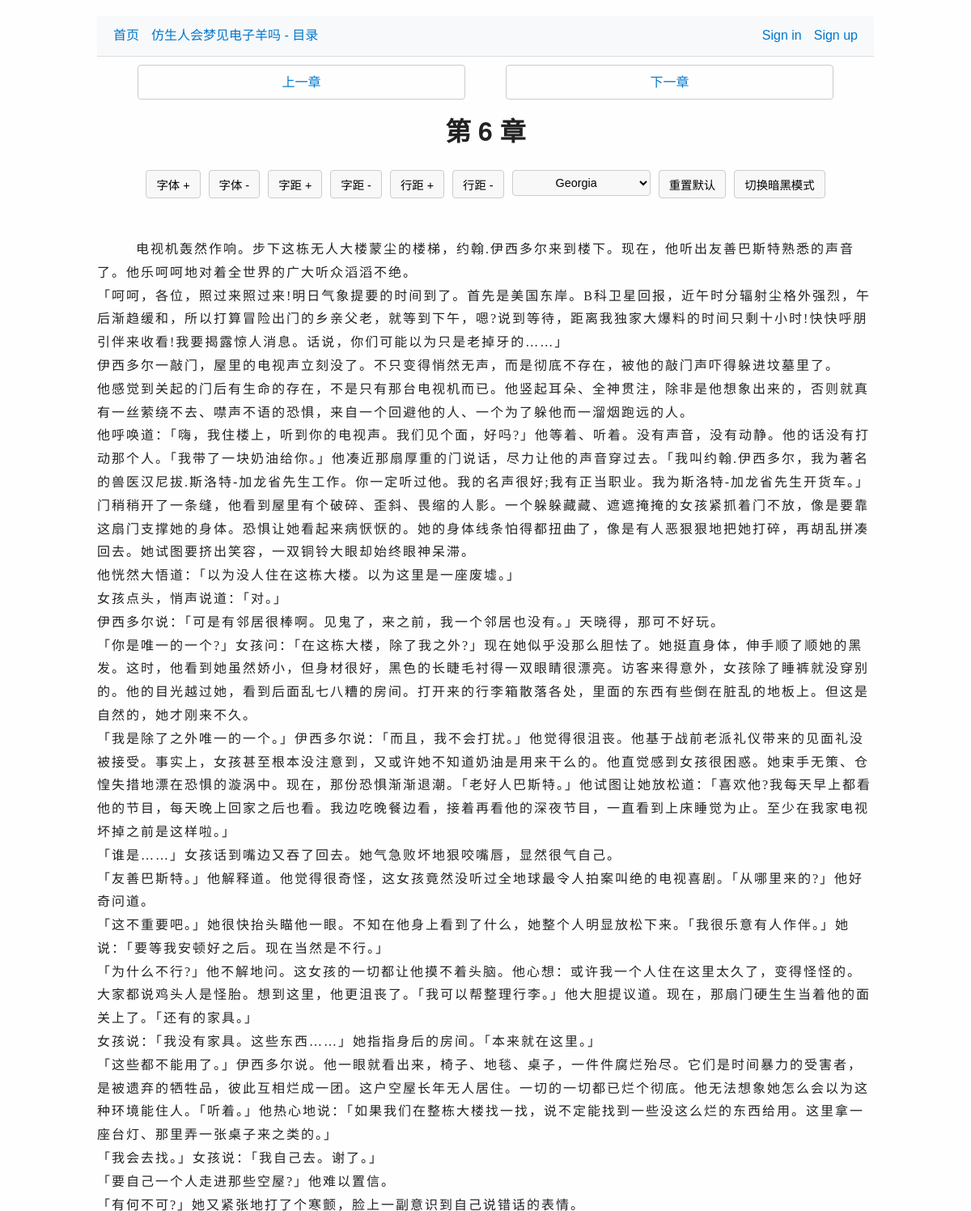
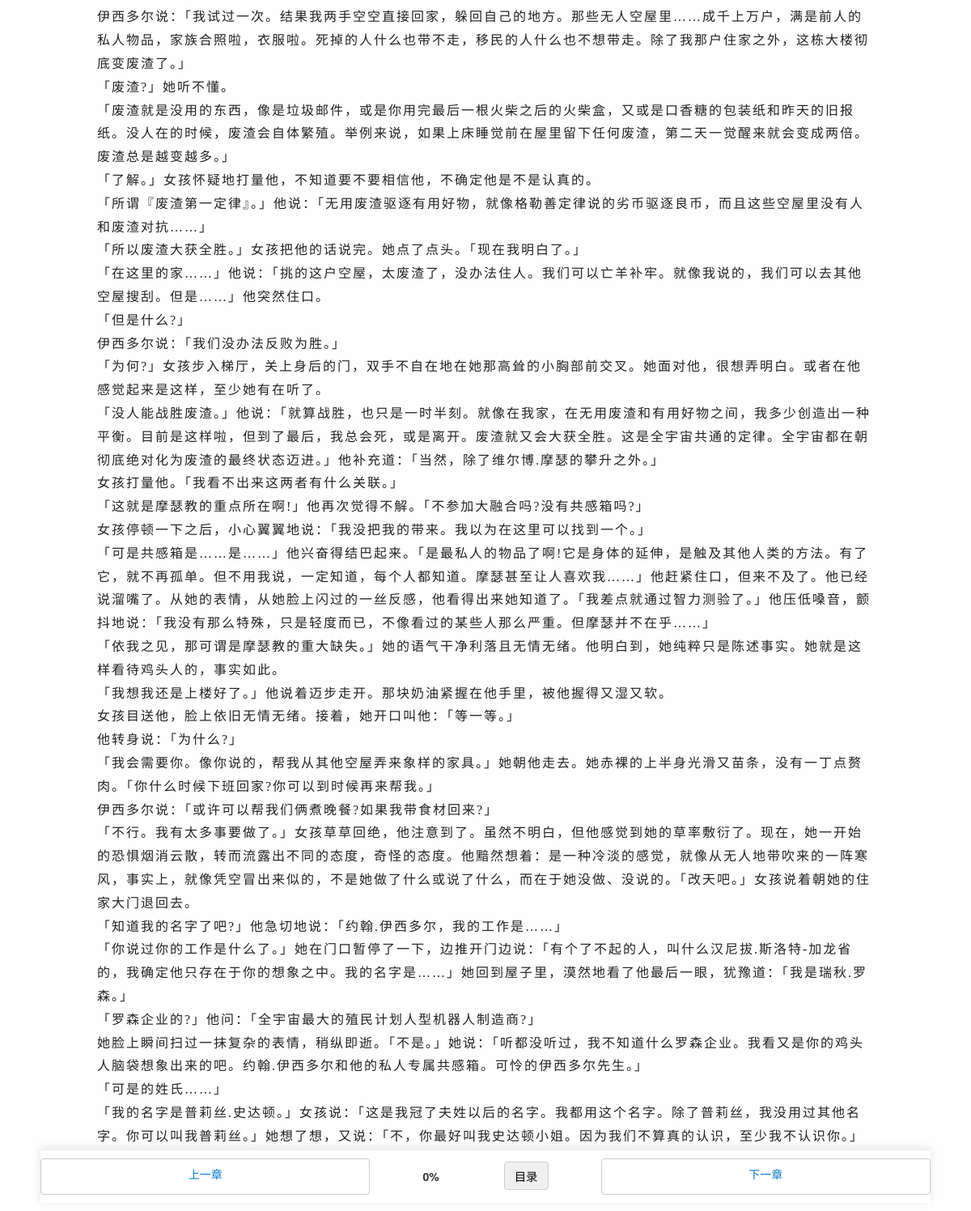
Screenshot of /book_chapter/89/ with the database file from the repository (2 pictures, top to bottom).
### tables this page shows
CREATE TABLE t_book
(
    id               INTEGER PRIMARY KEY AUTOINCREMENT,
    title            TEXT,
    description      TEXT,
    publish_date     TEXT,
    cover_image_path TEXT,
    create_datetime  TEXT,
    update_datetime  TEXT
);

CREATE TABLE t_book_chapter
(
    id              INTEGER PRIMARY KEY AUTOINCREMENT,
    book_id         INTEGER,
    chapter         INTEGER,
    chapter_title   TEXT,
    content         TEXT,
    prev_id         INTEGER,
    next_id         INTEGER,
    order_index     INTEGER,
    content_hash    TEXT
);

### uv-web-demo/route/book.py (the view)
@book_bp.get('/book_chapter/<int:chapter_id>/')
def book_chapter(chapter_id):
    chapter = DB.query(
        """
        SELECT a.*,
               b.title as book_title
        FROM t_book_chapter as a
                 LEFT JOIN t_book as b ON a.book_id = b.id
        WHERE a.id = ?
        """, [chapter_id])[0]
    app_logger.debug(f'chapter: {chapter}')
    book_chapters = DB.query(
        "SELECT id, chapter, chapter_title FROM t_book_chapter where book_id = ? ORDER BY order_index", (chapter.get('book_id'),))
    return render_template('read.html', chapter=chapter, book_chapters=book_chapters)

### uv-web-demo/db.py (called while the page is built)
    @staticmethod
    def get_connection():
        conn = sqlite3.connect(DB_PATH)
        conn.row_factory = sqlite3.Row
        return conn

    @staticmethod
    def query(sql, params=None):
        conn = DB.get_connection()
        cur = conn.cursor()
        try:
            cur.execute(sql, params or [])
            rows = cur.fetchall()
            return [dict(row) for row in rows]
        finally:
            conn.close()

### uv-web-demo/templates/read.html (shortened to what this page needs)
{% extends "base.html" %}
{% block content %}
    <nav class="navbar">
        <div class="nav-left">
            <a href="/">首页</a>
            <a href="/book_table/{{ chapter.book_id }}">{{ chapter.book_title }} - 目录</a>
        </div>
        <div class="nav-right">
            {% if session.get('user') %}
                <div class="dropdown">
                    <span class="username">Hi, {{ session['user']['username'] }} ▼</span>
                    <div class="dropdown-content">
                        <a href="/dashboard">Dashboard</a>
                        <a href="/logout">Logout</a>
                    </div>
                </div>
            {% else %}
                <a href="/login">Sign in</a>
                <a href="/register">Sign up</a>
            {% endif %}
        </div>
    </nav>
    <div class="chapter-nav">
        {% if chapter.prev_id %}
            <a href="/book_chapter/{{ chapter.prev_id }}" onclick="clearCurrentScroll(); return true;">上一章</a>
        {% else %}
            <a class="disabled">上一章</a>
        {% endif %}
        {% if chapter.next_id %}
            <a href="/book_chapter/{{ chapter.next_id }}" onclick="clearCurrentScroll(); return true;">下一章</a>
        {% else %}
            <a class="disabled">下一章</a>
        {% endif %}
    </div>
    <h1>
        {% if chapter.chapter and chapter.chapter_title %}
            第 {{ chapter.chapter }} 章：{{ chapter.chapter_title }}
        {% elif chapter.chapter %}
            第 {{ chapter.chapter }} 章
        {% elif chapter.chapter_title %}
            {{ chapter.chapter_title }}
        {% endif %}
    </h1>
    <div class="controls">
        <button onclick="adjustFont(1)">字体 +</button>
        <button onclick="adjustFont(-1)">字体 -</button>
        <button onclick="adjustLetterSpacing(0.2)">字距 +</button>
        <button onclick="adjustLetterSpacing(-0.2)">字距 -</button>
        <button onclick="adjustLine(0.1)">行距 +</button>
        <button onclick="adjustLine(-0.1)">行距 -</button>
        <label>
            <select onchange="changeFontFamily(this.value)">
                <option value="Georgia, serif">Georgia</option>
            </select>
        </label>
        <button onclick="resetStyle()">重置默认</button>
        <button onclick="toggleDark()">切换暗黑模式</button>
    </div>
    <div class="content" id="content">
        {{ chapter.content }}
    </div>
    <div class="chapter-nav bottom fixed">
        {% if chapter.prev_id %}
            <a href="/book_chapter/{{ chapter.prev_id }}" onclick="clearCurrentScroll(); return true;">上一章</a>
        {% else %}
            <a class="disabled">上一章</a>
        {% endif %}
        <p id="readingProgress">0%</p>
        <div class="dropdown chapter-dropdown">
            <button class="dropdown-toggle">目录</button>
        </div>
        {% if chapter.next_id %}
            <a href="/book_chapter/{{ chapter.next_id }}" onclick="clearCurrentScroll(); return true;">下一章</a>
        {% else %}
            <a class="disabled">下一章</a>
        {% endif %}
    </div>
{% endblock %}

### uv-web-demo/static/css/style.css (style rules this page uses)
* { margin: 0; padding: 0; box-sizing: border-box; }
body { font-family: "Helvetica Neue", Helvetica, Arial, sans-serif; background-color: #fefefe; color: #222; line-height: 1.8; padding: 20px; max-width: 1000px; margin: auto; transition: all 0.3s; }
h1, h2 { margin-bottom: 15px; text-align: center; }
.chapter-nav { display: flex; justify-content: space-between; margin: 10px 50px; gap: 50px; flex-wrap: nowrap; }
.chapter-nav a { flex: 1; text-align: center; padding: 6px 0; border: 1px solid #ccc; border-radius: 4px; text-decoration: none; color: #0077cc; transition: all 0.2s; min-width: 80px; }
.chapter-nav.bottom { background: #fff; border-top: 1px solid #eee; padding: 10px 0; font-size: 14px; color: #555; box-shadow: 0 -1px 5px rgba(0, 0, 0, 0.05); }
.chapter-nav.bottom.fixed { position: fixed; bottom: 0; left: 0; right: 0; z-index: 1000; background: white; box-shadow: 0 -2px 10px rgba(0, 0, 0, 0.1); }
#readingProgress { display: inline-block; margin: 10px 15px; font-weight: bold; color: #333; }
.controls { display: flex; justify-content: center; gap: 10px; margin: 20px 0; flex-wrap: wrap; }
.controls button, .controls select { padding: 6px 12px; font-size: 0.9rem; border: 1px solid #ccc; background: #f8f8f8; cursor: pointer; border-radius: 4px; transition: all 0.2s; outline: none; }
.controls select { min-width: 120px; text-align: center; }
.content { font-size: 1rem; line-height: 1.8; font-family: Arial, "Helvetica Neue", Helvetica, sans-serif; white-space: pre-wrap; }
.chapter-dropdown { position: relative; display: inline-block; }
.dropdown-toggle { border: 1px solid #ccc; margin: 4px 15px; padding: 6px 12px; font-size: 0.9rem; cursor: pointer; border-radius: 4px; transition: all 0.2s; background: #f0f0f0; font-weight: 500; }

### uv-web-demo/static/css/navbar.css (style rules this page uses)
.navbar { display: flex; justify-content: space-between; align-items: center; background: #f8f9fa; padding: 10px 20px; border-bottom: 1px solid #ddd; font-family: sans-serif; position: relative; }
.nav-left, .nav-right { display: flex; align-items: center; gap: 15px; }
.navbar a, .navbar .username { text-decoration: none; color: #0077cc; transition: color 0.3s; cursor: pointer; }
.dropdown { position: relative; }

### rows the page displays
t_book: book_title "仿生人会梦见电子羊吗"
t_book_chapter: chapter "6", content "电视机轰然作响。步下这栋无人大楼蒙尘的楼梯，约翰.伊西多尔来到楼下。现在，他听出友善巴斯特熟悉的声音了。他乐呵呵地对着全世界的广大听众滔滔不绝。 「呵呵，各位，照过来照过来!明日气象提要的时间到了。首先是美国东岸。B科卫星回报，近午时分辐射尘格外强烈，午后渐趋缓和，所以打算冒险出门的乡亲父老，就等到下午，嗯?说到等待，距离我独家大爆料的时间只剩十小时!快快呼朋引伴来收看!我要揭露惊人消息。话说，你们可能以为只是老掉牙的……」 伊西多尔一敲门，屋里的电视声立刻没了。不只变得悄然无声，而是彻底不存在，被他的敲门声吓得躲进坟墓里了。 他感觉到关起的门后有生命的存在，不是只有那台电视机而已。他竖起耳朵、全神贯注，除非是他想象出来的，否则就真有一丝萦绕不去、噤声不语的恐惧，来自一个回避他的人、一个为了躲他而一溜烟跑远的人。 他呼唤道：「嗨，我住楼上，听到你的电视声。我们见个面，好吗?」他等着、听着。没有声音，没有动静。他的话没有打动那个人。「我带了一块奶油给你。」他凑近那扇厚重的门说话，尽力让他的声音穿过去。「我叫约翰.伊西多尔，我为著名的兽医汉尼拔.斯洛特-加龙省先生工作。你一定听过他。我的名声很好;我有正当职业。我为斯洛特-加龙省先生开货车。」 门稍稍开了一条缝，他看到屋里有个破碎、歪斜、畏缩的人影。一个躲躲藏藏、遮遮掩掩的女孩紧抓着门不放，像是要靠这扇门支撑她的身体。恐惧让她看起来病恹恹的。她的身体线条怕得都扭曲了，像是有人恶狠狠地把她打碎，再胡乱拼凑回去。她试图要挤出笑容，一双铜铃大眼却始终眼神呆滞。 他恍然大悟道：「以为没人住在这栋大楼。以为这里是一座废墟。」…"
